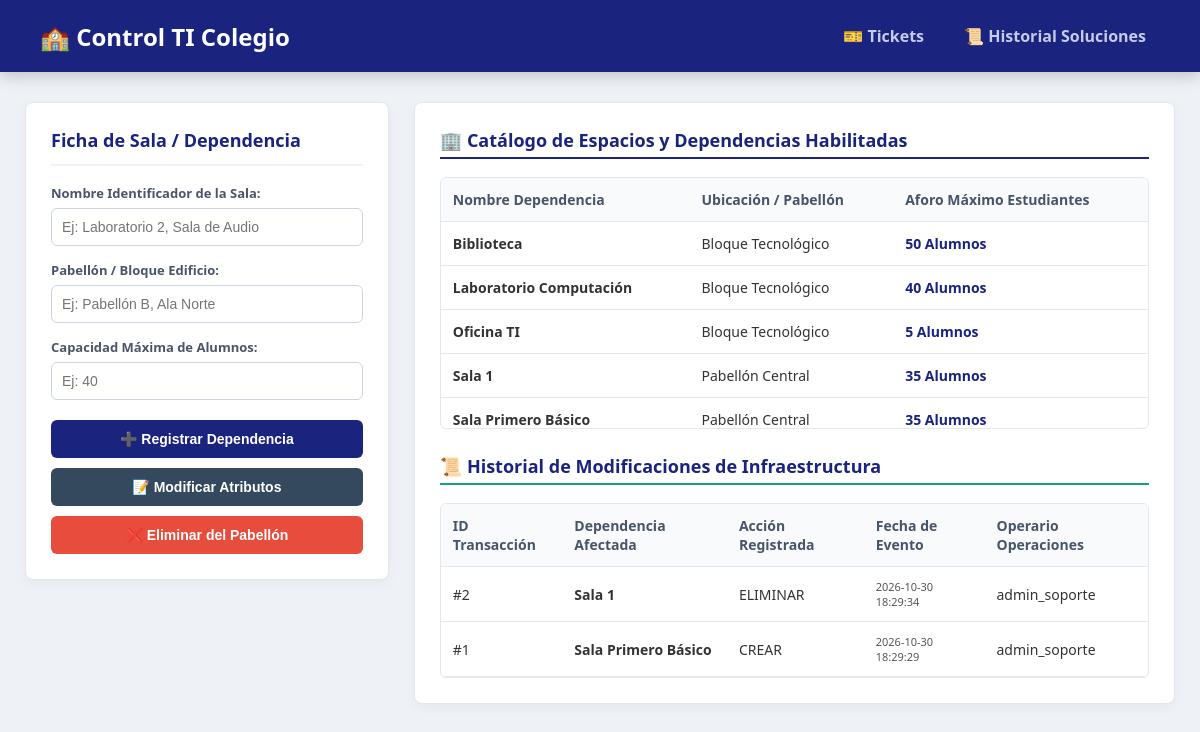
Screenshot of /mantenedor_salas (signed in) with the database file from the repository.
### tables this page shows
CREATE TABLE salas (
                    nombre_sala TEXT PRIMARY KEY,
                    pabellon TEXT NOT NULL,
                    capacidad_alumnos INTEGER
                );

CREATE TABLE bitacora_salas (
                    id INTEGER PRIMARY KEY AUTOINCREMENT,
                    nombre_sala TEXT NOT NULL,
                    accion TEXT NOT NULL,
                    fecha_accion TEXT NOT NULL,
                    operario TEXT NOT NULL
                );

### app_escuela.py (the view, shortened to what this page needs)
@app.route('/mantenedor_salas', methods=['GET', 'POST'])
def mantenedor_salas():
    if 'usuario' not in session: return redirect(url_for('login'))
    salas_list = consultar_escuela("SELECT nombre_sala, pabellon, capacidad_alumnos FROM salas ORDER BY nombre_sala ASC")
    historial_salas = consultar_escuela("SELECT id, nombre_sala, accion, fecha_accion, operario FROM bitacora_salas ORDER BY id DESC")
    return render_template('mantenedor_salas.html', salas=salas_list, historial=historial_salas)

### app_escuela.py (called while the page is built)
def consultar_escuela(query, params=()):
    try:
        with sqlite3.connect(modelo.db_name) as conexion:
            cursor = conexion.cursor()
            cursor.execute(query, params)
            return cursor.fetchall()
    except Exception as e:
        print(f"Error consulta: {e}")
        return []

### templates/mantenedor_salas.html (shortened to what this page needs)
<!DOCTYPE html>
<html lang="es">
<head>
</head>
<body>
    <nav>
        <a class="brand" href="#">🏫 Control TI Colegio</a>
        <div class="menu-items">
            {% if 'Tickets' in session.get('permisos', []) %} <a href="/dashboard">🎫 Tickets</a> {% endif %}
            <a href="/historial_soluciones">📜 Historial Soluciones</a>
        </div>
    </nav>
    <div class="container">
        <form class="left-panel" id="formSalas" action="/mantenedor_salas" method="POST">
            <h3>Ficha de Sala / Dependencia</h3>
            <div class="form-group">
                <label>Nombre Identificador de la Sala:</label>
                <input type="text" name="nombre_sala" id="txtNombreSala" required placeholder="Ej: Laboratorio 2, Sala de Audio" autocomplete="off">
            </div>
            <div class="form-group">
                <label>Pabellón / Bloque Edificio:</label>
                <input type="text" name="pabellon" id="txtPabellon" required placeholder="Ej: Pabellón B, Ala Norte">
            </div>
            <div class="form-group">
                <label>Capacidad Máxima de Alumnos:</label>
                <input type="number" name="capacidad" id="txtCapacidad" required placeholder="Ej: 40" min="1">
            </div>
            <div class="btn-group">
                <button type="submit" class="btn-primary" onclick="setAccion('crear')">➕ Registrar Dependencia</button>
                <button type="submit" class="btn-primary" style="background:#34495e;" onclick="setAccion('modificar')">📝 Modificar Atributos</button>
                <button type="submit" class="btn-danger" onclick="setAccion('eliminar')">❌ Eliminar del Pabellón</button>
            </div>
        </form>
        <div class="right-panel">
            <div>
                <h3 style="border-bottom: 2px solid #1a237e; padding-bottom: 5px;">🏢 Catálogo de Espacios y Dependencias Habilitadas</h3>
                <div class="table-container">
                    <table id="tablaSalas">
                        <thead>
                            <tr>
                                <th>Nombre Dependencia</th>
                                <th>Ubicación / Pabellón</th>
                                <th>Aforo Máximo Estudiantes</th>
                            </tr>
                        </thead>
                        <tbody>
                            {% for s in salas %}
                            <tr class="sala-row" onclick="cargarSala(this, '{{ s[0] }}', '{{ s[1] }}', '{{ s[2] }}')">
                                <td><strong>{{ s[0] }}</strong></td>
                                <td>{{ s[1] }}</td>
                                <td style="font-weight: bold; color: #1a237e;">{{ s[2] }} Alumnos</td>
                            </tr>
                            {% else %}
                            <tr>
                                <td colspan="3" style="text-align: center; color: #7f8c8d; padding: 15px;">No hay salas catalogadas actualmente.</td>
                            </tr>
                            {% endfor %}
                        </tbody>
                    </table>
                </div>
            </div>
            <div>
                <h3 style="border-bottom: 2px solid #16a085; padding-bottom: 5px;">📜 Historial de Modificaciones de Infraestructura</h3>
                <div class="table-container" style="max-height: 200px;">
                    <table>
                        <thead>
                            <tr>
                                <th>ID Transacción</th>
                                <th>Dependencia Afectada</th>
                                <th>Acción Registrada</th>
                                <th>Fecha de Evento</th>
                                <th>Operario Operaciones</th>
                            </tr>
                        </thead>
                         <tbody>
                            {% for h in historial %}
                            <tr>
                                <td>#{{ h[0] }}</td>
                                <td><strong>{{ h[1] }}</strong></td>
                                <td><span class="badge-accion accion-{{ h[2] }}">{{ h[2] }}</span></td>
                                <td style="font-size: 11px; color: #555;">{{ h[3] }}</td>
                                <td style="font-weight: 500;">{{ h[4] }}</td>
                            </tr>
                            {% else %}
                            <tr>
                                <td colspan="5" style="text-align: center; color: #7f8c8d; padding: 15px;">No se registran bitácoras de movimiento locativo en el colegio.</td>
                            </tr>
                            {% endfor %}
                        </tbody>
                    </table>
                </div>
            </div>
        </div>
    </div>
</body>
</html>

### templates/mantenedor_salas.html (style rules this page uses)
:root { --primary: #1a237e; --secondary: #283593; --success: #16a085; --light: #f5f7fa; }
body { font-family: 'Segoe UI', Tahoma, Geneva, Verdana, sans-serif; background: #eef2f7; margin: 0; padding: 0; color: #333; }
nav { background: var(--primary); color: white; padding: 15px 40px; display: flex; justify-content: space-between; align-items: center; box-shadow: 0 4px 15px rgba(0,0,0,0.2); }
nav a.brand { color: white; text-decoration: none; font-size: 24px; font-weight: 800; }
.menu-items { display: flex; gap: 12px; }
.menu-items a { color: #c5cae9; text-decoration: none; font-size: 16px; font-weight: 600; padding: 10px 14px; border-radius: 6px; text-decoration: none; }
.container { max-width: 1350px; margin: 30px auto; padding: 0 25px; display: flex; gap: 25px; }
.left-panel { width: 340px; background: white; border-radius: 8px; padding: 25px; box-shadow: 0 4px 12px rgba(0,0,0,0.04); height: fit-content; border: 1px solid #e2e8f0; }
.right-panel { flex-grow: 1; background: white; border-radius: 8px; padding: 25px; box-shadow: 0 4px 12px rgba(0,0,0,0.04); border: 1px solid #e2e8f0; display: flex; flex-direction: column; gap: 25px; }
h3 { margin-top: 0; color: var(--primary); font-size: 18px; border-bottom: 2px solid #edf2f7; padding-bottom: 12px; font-weight: 700; }
.form-group { margin-bottom: 15px; }
label { display: block; font-size: 13px; font-weight: 600; margin-bottom: 6px; color: #4a5568; }
input { width: 100%; box-sizing: border-box; padding: 10px; font-size: 14px; border: 1px solid #cbd5e1; border-radius: 6px; background: #fff; }
.btn-group { display: flex; flex-direction: column; gap: 10px; margin-top: 20px; }
button { width: 100%; padding: 11px; font-size: 14px; font-weight: bold; border-radius: 6px; cursor: pointer; border: none; }
button.btn-primary { background: var(--primary); color: white; }
button.btn-danger { background: #e74c3c; color: white; }
table { width: 100%; border-collapse: collapse; font-size: 14px; }
th, td { padding: 12px; text-align: left; border-bottom: 1px solid #e2e8f0; }
th { background: #f8fafc; color: #475569; font-weight: 600; }
tr.sala-row { cursor: pointer; }
.table-container { max-height: 250px; overflow-y: auto; border: 1px solid #e2e8f0; border-radius: 6px; }

### rows the page displays
salas: nombre_sala "Biblioteca", pabellon "Bloque Tecnológico", capacidad_alumnos "50"
salas: nombre_sala "Laboratorio Computación", pabellon "Bloque Tecnológico", capacidad_alumnos "40"
salas: nombre_sala "Oficina TI", pabellon "Bloque Tecnológico", capacidad_alumnos "5"
salas: nombre_sala "Sala 1", pabellon "Pabellón Central", capacidad_alumnos "35"
salas: nombre_sala "Sala Primero Básico", pabellon "Pabellón Central", capacidad_alumnos "35"
bitacora_salas: id "2", nombre_sala "Sala 1", accion "ELIMINAR", fecha_accion "2026-10-30 18:29:34", operario "admin_soporte"
bitacora_salas: id "1", nombre_sala "Sala Primero Básico", accion "CREAR", fecha_accion "2026-10-30 18:29:29", operario "admin_soporte"
